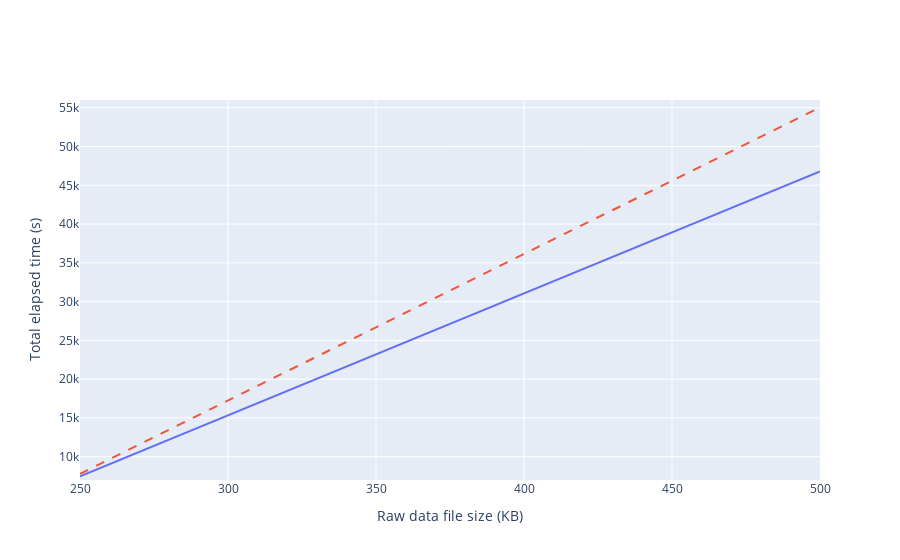

Notebook cell for this chart:
### Markdown cell above
### Elapsed time adding one automatic analysis per acquisition

### Code cell
# 3 Orgs net data
threeOrgs = [7463.6008, 46793.8084]
# 5 Orgs net data
fiveOrgs = [7797.8850, 55044.4132]

totalAutoAnalysis(500, threeOrgs, fiveOrgs)

### Figure 1 — Plotly figure (JSON) as saved in the notebook; plotly's stock layout.template omitted (floating-point values rounded to 4 significant figures)
{"data": [{"mode": "lines", "name": "3 Orgs net", "type": "scatter", "x": [250, 500], "y": [7464.0, 46790.0]}, {"line": {"dash": "dash"}, "mode": "lines", "name": "5 Orgs net", "type": "scatter", "x": [250, 500], "y": [7798.0, 55040.0]}], "layout": {"barmode": "group", "showlegend": false, "xaxis": {"range": [250, 500], "title": {"text": "Raw data file size (KB)"}}, "yaxis": {"range": [7000, 56000], "title": {"text": "Total elapsed time (s)"}}}}
